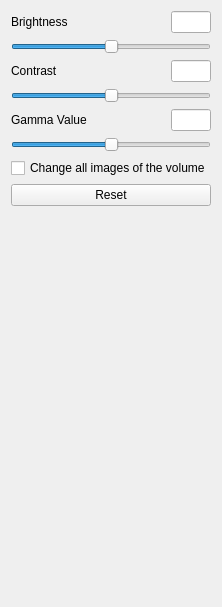
<?xml version="1.0" encoding="UTF-8"?>
<ui version="4.0">
 <class>RetouchWindow</class>
 <widget class="QWidget" name="RetouchWindow">
  <property name="geometry">
   <rect>
    <x>0</x>
    <y>0</y>
    <width>213</width>
    <height>607</height>
   </rect>
  </property>
  <property name="windowTitle">
   <string>Brightness Window</string>
  </property>
  <layout class="QVBoxLayout" name="verticalLayout">
   <item>
    <layout class="QHBoxLayout" name="horizontalLayout">
     <item>
      <widget class="QLabel" name="label">
       <property name="text">
        <string extracomment="label text which describes about changing brightness of the image">Brightness</string>
       </property>
      </widget>
     </item>
     <item>
      <spacer name="horizontalSpacer">
       <property name="orientation">
        <enum>Qt::Horizontal</enum>
       </property>
       <property name="sizeHint" stdset="0">
        <size>
         <width>40</width>
         <height>20</height>
        </size>
       </property>
      </spacer>
     </item>
     <item>
      <widget class="QLineEdit" name="lineBrightness">
       <property name="maximumSize">
        <size>
         <width>40</width>
         <height>16777215</height>
        </size>
       </property>
       <property name="inputMethodHints">
        <set>Qt::ImhDigitsOnly</set>
       </property>
       <property name="maxLength">
        <number>4</number>
       </property>
      </widget>
     </item>
    </layout>
   </item>
   <item>
    <widget class="QSlider" name="sliderBrightness">
     <property name="minimum">
      <number>-100</number>
     </property>
     <property name="maximum">
      <number>100</number>
     </property>
     <property name="orientation">
      <enum>Qt::Horizontal</enum>
     </property>
    </widget>
   </item>
   <item>
    <layout class="QHBoxLayout" name="horizontalLayout_2">
     <item>
      <widget class="QLabel" name="label_2">
       <property name="text">
        <string extracomment="label text which describes about changing contrast of the image">Contrast</string>
       </property>
      </widget>
     </item>
     <item>
      <spacer name="horizontalSpacer_2">
       <property name="orientation">
        <enum>Qt::Horizontal</enum>
       </property>
       <property name="sizeHint" stdset="0">
        <size>
         <width>40</width>
         <height>20</height>
        </size>
       </property>
      </spacer>
     </item>
     <item>
      <widget class="QLineEdit" name="lineContrast">
       <property name="maximumSize">
        <size>
         <width>40</width>
         <height>16777215</height>
        </size>
       </property>
       <property name="inputMethodHints">
        <set>Qt::ImhDigitsOnly</set>
       </property>
       <property name="maxLength">
        <number>4</number>
       </property>
      </widget>
     </item>
    </layout>
   </item>
   <item>
    <widget class="QSlider" name="sliderContrast">
     <property name="minimum">
      <number>-30</number>
     </property>
     <property name="maximum">
      <number>30</number>
     </property>
     <property name="orientation">
      <enum>Qt::Horizontal</enum>
     </property>
    </widget>
   </item>
   <item>
    <layout class="QHBoxLayout" name="horizontalLayout_3">
     <item>
      <widget class="QLabel" name="label_3">
       <property name="text">
        <string extracomment="label text which describes about changing gamma value of the image">Gamma Value</string>
       </property>
      </widget>
     </item>
     <item>
      <spacer name="horizontalSpacer_3">
       <property name="orientation">
        <enum>Qt::Horizontal</enum>
       </property>
       <property name="sizeHint" stdset="0">
        <size>
         <width>40</width>
         <height>20</height>
        </size>
       </property>
      </spacer>
     </item>
     <item>
      <widget class="QLineEdit" name="lineGamma">
       <property name="maximumSize">
        <size>
         <width>40</width>
         <height>16777215</height>
        </size>
       </property>
       <property name="inputMethodHints">
        <set>Qt::ImhDigitsOnly</set>
       </property>
       <property name="maxLength">
        <number>4</number>
       </property>
      </widget>
     </item>
    </layout>
   </item>
   <item>
    <widget class="QSlider" name="sliderGamma">
     <property name="minimum">
      <number>-30</number>
     </property>
     <property name="maximum">
      <number>30</number>
     </property>
     <property name="orientation">
      <enum>Qt::Horizontal</enum>
     </property>
    </widget>
   </item>
   <item>
    <widget class="QCheckBox" name="checkBoxForAll">
     <property name="text">
      <string>Change all images of the volume</string>
     </property>
    </widget>
   </item>
   <item>
    <widget class="QPushButton" name="resetButton">
     <property name="text">
      <string>Reset</string>
     </property>
    </widget>
   </item>
   <item>
    <spacer name="verticalSpacer">
     <property name="orientation">
      <enum>Qt::Vertical</enum>
     </property>
     <property name="sizeHint" stdset="0">
      <size>
       <width>20</width>
       <height>162</height>
      </size>
     </property>
    </spacer>
   </item>
  </layout>
 </widget>
 <resources/>
 <connections>
  <connection>
   <sender>sliderBrightness</sender>
   <signal>valueChanged(int)</signal>
   <receiver>RetouchWindow</receiver>
   <slot>handleBrightnessSliderValueChanged(int)</slot>
   <hints>
    <hint type="sourcelabel">
     <x>116</x>
     <y>36</y>
    </hint>
    <hint type="destinationlabel">
     <x>116</x>
     <y>181</y>
    </hint>
   </hints>
  </connection>
  <connection>
   <sender>sliderContrast</sender>
   <signal>valueChanged(int)</signal>
   <receiver>RetouchWindow</receiver>
   <slot>handleContrastSliderValueChanged(int)</slot>
   <hints>
    <hint type="sourcelabel">
     <x>116</x>
     <y>79</y>
    </hint>
    <hint type="destinationlabel">
     <x>116</x>
     <y>181</y>
    </hint>
   </hints>
  </connection>
  <connection>
   <sender>sliderGamma</sender>
   <signal>valueChanged(int)</signal>
   <receiver>RetouchWindow</receiver>
   <slot>handleGammaSliderValueChanged(int)</slot>
   <hints>
    <hint type="sourcelabel">
     <x>116</x>
     <y>122</y>
    </hint>
    <hint type="destinationlabel">
     <x>116</x>
     <y>181</y>
    </hint>
   </hints>
  </connection>
  <connection>
   <sender>resetButton</sender>
   <signal>clicked()</signal>
   <receiver>RetouchWindow</receiver>
   <slot>handleResetButtonClicked()</slot>
   <hints>
    <hint type="sourcelabel">
     <x>116</x>
     <y>171</y>
    </hint>
    <hint type="destinationlabel">
     <x>116</x>
     <y>181</y>
    </hint>
   </hints>
  </connection>
  <connection>
   <sender>lineBrightness</sender>
   <signal>textChanged(QString)</signal>
   <receiver>RetouchWindow</receiver>
   <slot>handleBrightnessLineEditTextChanged(QString)</slot>
   <hints>
    <hint type="sourcelabel">
     <x>182</x>
     <y>19</y>
    </hint>
    <hint type="destinationlabel">
     <x>106</x>
     <y>303</y>
    </hint>
   </hints>
  </connection>
  <connection>
   <sender>lineContrast</sender>
   <signal>textChanged(QString)</signal>
   <receiver>RetouchWindow</receiver>
   <slot>handleContrastLineEditTextChanged(QString)</slot>
   <hints>
    <hint type="sourcelabel">
     <x>182</x>
     <y>72</y>
    </hint>
    <hint type="destinationlabel">
     <x>106</x>
     <y>303</y>
    </hint>
   </hints>
  </connection>
  <connection>
   <sender>lineGamma</sender>
   <signal>textChanged(QString)</signal>
   <receiver>RetouchWindow</receiver>
   <slot>handleGammaLineEditTextChanged(QString)</slot>
   <hints>
    <hint type="sourcelabel">
     <x>182</x>
     <y>125</y>
    </hint>
    <hint type="destinationlabel">
     <x>106</x>
     <y>303</y>
    </hint>
   </hints>
  </connection>
 </connections>
 <slots>
  <slot>handleBrightnessSliderValueChanged(int)</slot>
  <slot>handleContrastSliderValueChanged(int)</slot>
  <slot>handleGammaSliderValueChanged(int)</slot>
  <slot>handleResetButtonClicked()</slot>
  <slot>handleBrightnessLineEditTextChanged(QString)</slot>
  <slot>handleContrastLineEditTextChanged(QString)</slot>
  <slot>handleGammaLineEditTextChanged(QString)</slot>
 </slots>
</ui>
